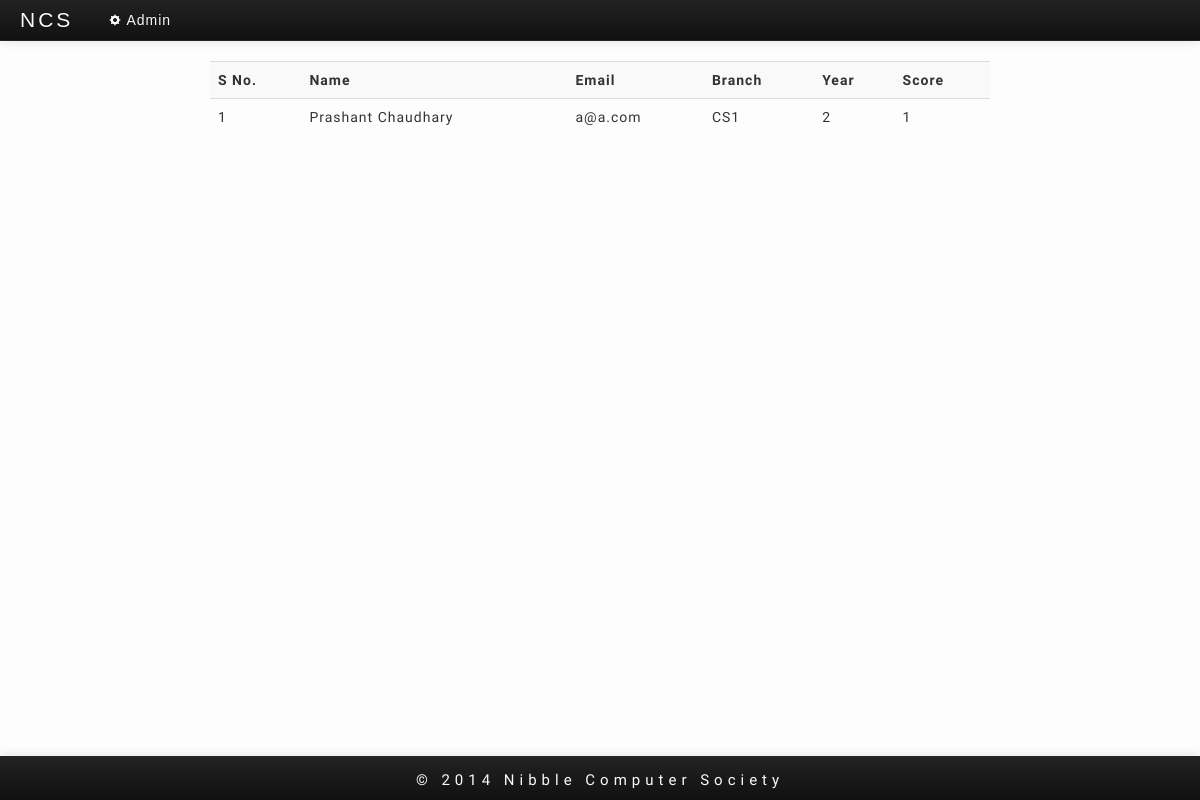
The app's page /components/viewscore.php (signed in) with its own data.
### tables this page shows
CREATE TABLE IF NOT EXISTS `details` (
  `Number` int(11) NOT NULL AUTO_INCREMENT,
  `gender` varchar(10) NOT NULL,
  `name` varchar(100) NOT NULL,
  `branch` varchar(50) NOT NULL,
  `email` varchar(100) NOT NULL,
  `password` varchar(100) NOT NULL,
  `score` int(10) NOT NULL,
  `Logout_status` int(1) NOT NULL DEFAULT '1',
  `Year` int(11) NOT NULL,
  PRIMARY KEY (`Number`)
);

### components/viewscore.php (the view, shortened to what this page needs)
<!DOCTYPE html>
<html>
<head>
	<link href="../css/bootstrap.css" rel="stylesheet">
    <link href="../css/style.css" rel="stylesheet">
</head>
<body>
    <div class="navbar navbar-inverse">
      <div class="navbar navbar-static-top">
        <div class="navbar-inner">
          <a class="brand" id="brand">
            NCS
          </a>
          <ul class="nav">
          <li><a href="../admin.php">
          <i class="icon-cog icon-white"></i> Admin</a>
          </li>
          </ul>
        </div>
      </div>
    </div>
    <div class="container">
      <?php
        include("db_connect.php");
        $query="SELECT * FROM details ORDER BY score";
        $res=mysqli_query($con,$query);
        echo '<table class="table table-striped">';
        echo '<tr>
                <th>S No.</th>
                <th>Name</th>
                <th>Email</th>
                <th>Branch</th>
                <th>Year</th>
                <th>Score</th>
              </tr>';
        while($result=mysqli_fetch_array($res))
        {
          echo '<tr><td>'.$result['Number'].'</td>';
          echo '<td>'.nl2br($result['name']).'</td>';
          echo '<td>'.nl2br($result['email']).'</td>';
          echo '<td>'.nl2br($result['branch']).'</td>';
          echo '<td>'.nl2br($result['Year']).'</td>';
          echo '<td>'.nl2br($result['score']).'</td></tr>';;
        }
        echo '</table>';
      ?>
    </div>
</body>
</html>

### css/style.css (style rules this page uses)
body { background: rgb(253,253,253); font-family: 'Inika', serif; letter-spacing: 1px; padding-bottom: 40px; }
.container { min-height: 522px; min-width: 320px; width: 65%; }
#brand,.navbar-inverse .nav > li > a { color: rgb(250,250,250); font-family: sans-serif; }
#brand { letter-spacing: 3px; font-size: 1.5em; font-weight: 100; }
footer { text-align: center; font-size: 15px; letter-spacing: 5px; margin-top: 13px; color:rgb(250,250,250); }

### records on screen
details: Number "1", name "Prashant Chaudhary", email "a@a.com", branch "CS1", Year "2", score "1"
